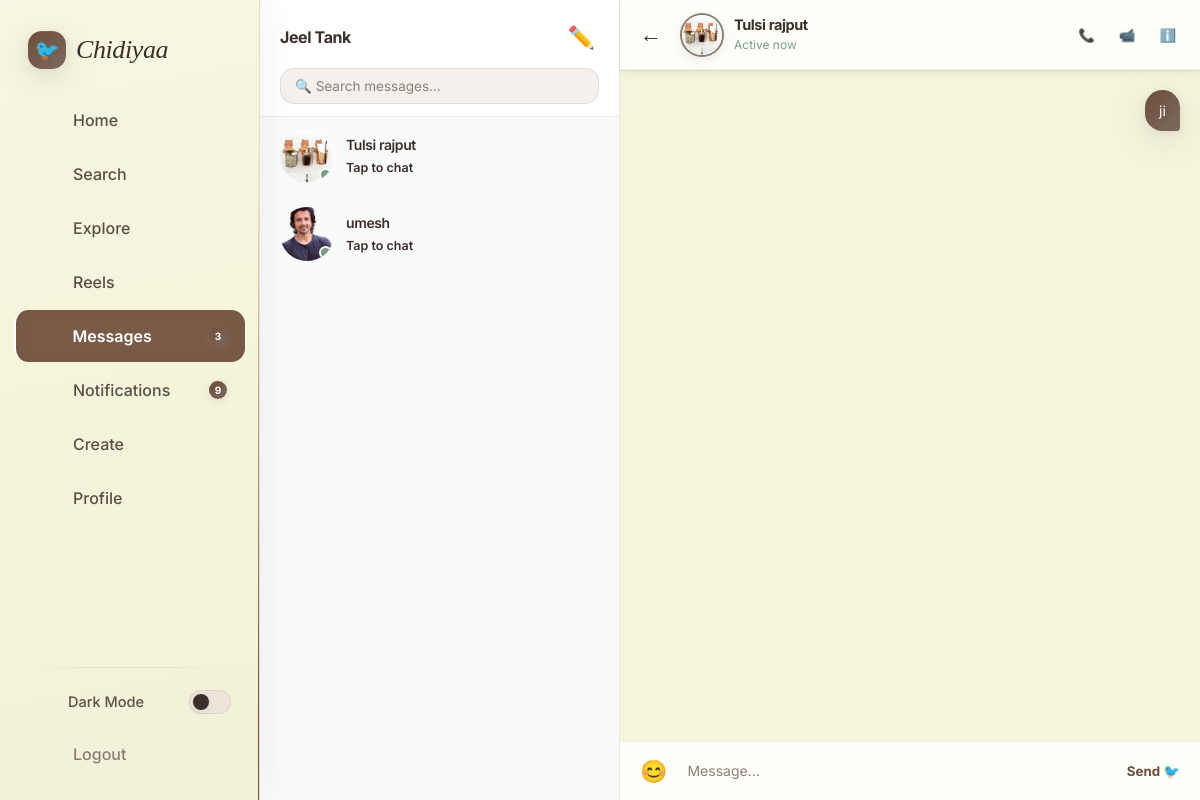
/messages/7/ (signed in), run on the app's committed database.
### myapp/models.py (models this page shows, shortened)
class InstaUser(models.Model):
    GENDER_CHOICES = (
        ('male','Male'),
        ('female','Female'),
    )
    username = models.CharField(max_length=100,unique=True)
    email = models.EmailField(unique=True)
    password = models.CharField(max_length=100)
    profile_pic = models.ImageField(upload_to='profile_pics/', blank=True, null=True)
    gender = models.CharField(max_length=10,choices=GENDER_CHOICES,blank=True, null=True)
    name = models.CharField(max_length=100,blank=True, null=True)
    bio = models.TextField(blank=True, null=True)
    description = models.TextField(blank=True, null=True)
    link = models.URLField(blank=True, null=True)
    created_at = models.DateTimeField(auto_now_add=True)
    updated_at = models.DateTimeField(auto_now=True)
    otp = models.IntegerField(blank=True, null=True,default=1234)
    is_active = models.BooleanField(default=False)

class message(models.Model):
    ROLE_CHOICES = (
        ('sender', 'sender'),
        ('receiver', 'receiver'),
    )
    chat_room = models.ForeignKey(chatroom, on_delete=models.CASCADE, related_name='messages')
    role = models.CharField(max_length=10, choices=ROLE_CHOICES)
    content = models.TextField()
    image = models.FileField(upload_to='chat/images/', null=True, blank=True)
    video = models.FileField(upload_to='chat/videos/', null=True, blank=True)
    created_at = models.DateTimeField(auto_now_add=True)

### myapp/views.py (the view)
    def wrapper(request,*args,**kwargs):
        if "email" in request.session:
            try:
                uid = InstaUser.objects.get(email = request.session['email'])
                request.uid = uid
                return view_function(request,*args,**kwargs)
            except InstaUser.DoesNotExist:
                return redirect("login")
        return redirect("login")

### myapp/views.py (called while the page is built)
def check_login(view_function):
    def wrapper(request,*args,**kwargs):
        if "email" in request.session:
            try:
                uid = InstaUser.objects.get(email = request.session['email'])
                request.uid = uid
                return view_function(request,*args,**kwargs)
            except InstaUser.DoesNotExist:
                return redirect("login")
        return redirect("login")
    return wrapper

### myapp/templates/myapp/messages.html (shortened to what this page needs)
{% load static %}
<html lang="en" data-theme="light">
<head>
  <link rel="stylesheet" href="{% static 'myapp/css/style.css' %}" />
</head>
<body>
<div class="app-shell">
  <aside class="sidebar">
    <a href="{% url 'index' %}" class="sidebar-brand">
      <div class="sidebar-brand-icon">🐦</div>
      <span class="sidebar-brand-name">Chidiyaa</span>
    </a>
    <nav class="sidebar-nav">
      <a href="{% url 'index' %}" class="nav-link " ><i class="ph ph-house nav-icon"></i><span>Home</span></a>
      <a href="{% url 'search' %}" class="nav-link"><i class="ph ph-magnifying-glass nav-icon"></i><span>Search</span></a>
      <a href="{% url 'search' %}" class="nav-link"><i class="ph ph-compass nav-icon"></i><span>Explore</span></a>
      <a href="{% url 'reels' %}" class="nav-link"><i class="ph ph-video-camera nav-icon"></i><span>Reels</span></a>
      <a href="{% url 'messages' %}" class="nav-link active"><i class="ph ph-chat-circle nav-icon"></i><span>Messages</span><span class="nav-badge">3</span></a>
      <a href="{% url 'notifications' %}" class="nav-link"><i class="ph ph-bell nav-icon"></i><span>Notifications</span><span class="nav-badge">9</span></a>
      <a href="{% url 'create' %}" class="nav-link"><i class="ph ph-plus-circle nav-icon"></i><span>Create</span></a>
      <a href="{% url 'profile' %}" class="nav-link"><i class="ph ph-user nav-icon"></i><span>Profile</span></a>
    </nav>
    <div class="sidebar-footer">
      <div class="sidebar-divider"></div>
      <div class="dark-toggle-row"><i class="ph ph-moon nav-icon"></i><span>Dark Mode</span><span class="toggle-pill"></span></div>
      <a href="login.html" class="nav-link" style="color:var(--text-3)"><i class="ph ph-sign-out nav-icon"></i><span>Logout</span></a>
    </div>
  </aside>
  <main class="page-content" style="display:flex;flex-direction:column;">
    <div class="messages-shell" style="flex:1;">
      <div class="msg-list-panel">
        <div class="msg-panel-header">
          <h2>{{uid.name}} <button title="New message">✏️</button></h2>
          <input class="msg-search" type="text" placeholder="🔍 Search messages…" />
        </div>
        <div class="msg-list-scroll">
           {% for user in users %}
          <div class="msg-item" onclick="window.location.href='{% url 'messages_chat' user.id %}'" style="cursor:pointer; {% if chat_user and chat_user.id == user.id %}background:var(--bg-2);{% endif %}">
            <div class="msg-item-avatar">
              {% if user.profile_pic %}
              <img src="{{ user.profile_pic.url }}" alt="{{user.name}}" />
              {% else %}
              <img src="{% static 'myapp/images/boy.png' %}" alt="{{user.name}}" />
              {% endif %}
              <div class="online-dot"></div>
            </div>
            <div class="msg-item-info">
              <div class="msg-item-name">{{user.name}}</div>
              <div class="msg-item-preview unread">Tap to chat</div>
            </div>
          </div>
          {%endfor%}
        </div>
      </div>
      <div class="chat-panel">
        {% if not chat_user %}
        <div class="chat-empty" id="chat-empty">
          <div class="chat-empty-icon">💬</div>
          <h3>Your Messages</h3>
          <p>Send private messages to friends</p>
        </div>
        {% else %}
        <div id="chat-convo" style="display:flex;flex:1;flex-direction:column;">
          <div class="chat-topbar">
            <a href="{% url 'messages' %}" class="chat-back-btn" style="font-size:22px;margin-right:8px;color:var(--text-1);text-decoration:none;">←</a>
            <div class="chat-topbar-avatar">
              {% if chat_user.profile_pic %}
              <img src="{{ chat_user.profile_pic.url }}" alt="" />
              {% else %}
              <img src="{% static 'myapp/images/boy.png' %}" alt="" />
              {% endif %}
            </div>
            <div class="chat-topbar-info">
              <div class="chat-topbar-name">{{ chat_user.name }}</div>
              <div class="chat-topbar-status">Active now</div>
            </div>
            <div class="chat-topbar-actions">
              <button title="Voice call">📞</button>
              <button title="Video call">📹</button>
              <button title="Info">ℹ️</button>
            </div>
          </div>
          <div class="chat-messages" style="flex:1; overflow-y:auto; display:flex; flex-direction:column;">
            {% for msg in chat_messages %}
            {% if msg.chat_room.user == uid %}
              {% if msg.role == 'sender' %}
              <div class="chat-bubble-wrap sent">
                <div class="chat-bubble">{{ msg.content }}</div>
              </div>
              {% endif %}
            {% endif %}
            {% endfor %}
          </div>
          <form class="chat-input-bar" method="POST" action="">
            <span class="chat-emoji-btn">😊</span>
            <input class="chat-text-input" type="text" placeholder="Message…" required style="flex:1;border:none;outline:none;background:transparent;padding:0 10px;color:var(--text-1);" oninput="document.getElementById('hidden-content').value = this.value" />
            <button type="submit" style="border:none;background:none;color:var(--accent);font-weight:bold;cursor:pointer;">Send 🐦</button>
          </form>
        </div>
        {% endif %}
      </div>
    </div>
  </main>
</div>
</body>
</html>

### data on the page
InstaUser: name "Jeel Tank"
InstaUser: profile_pic (picture), name "Tulsi rajput"
InstaUser: profile_pic (picture), name "umesh"
message: content "ji"
